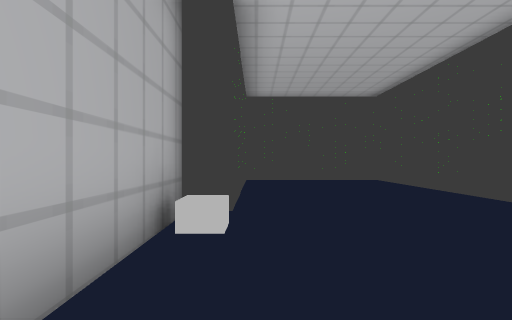
view 1 (above)

22 first-person views from a walk through a scene from a Unity 3-D project. The camera is 1.5 m above the floor, looks level and sees 85° across. The floor is counted in squares, 2 m on a side. Each view is taken from the middle of a square. On the plan, view 1 faces up. The plan holds only what a view shows up to about 10 squares ahead; the rest is blank. The place goes on beyond the plan. The player character is not drawn.

view 2
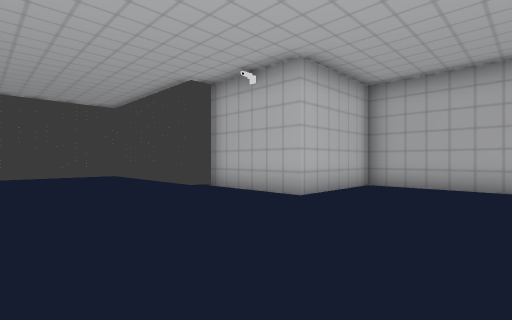

view 3
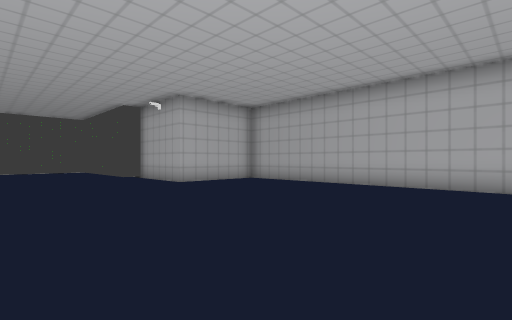

view 4
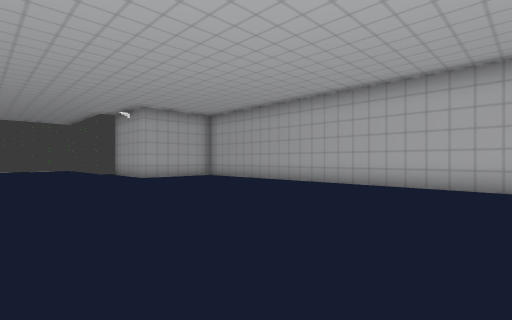

view 5
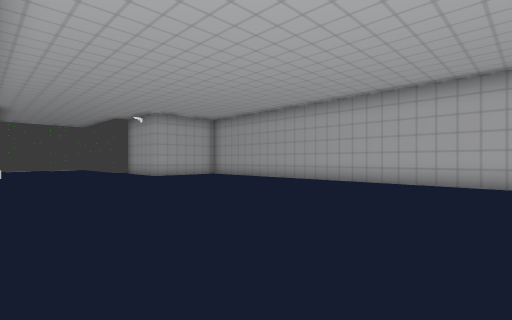

view 6
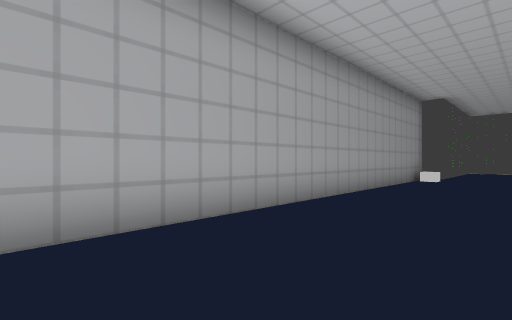

view 7
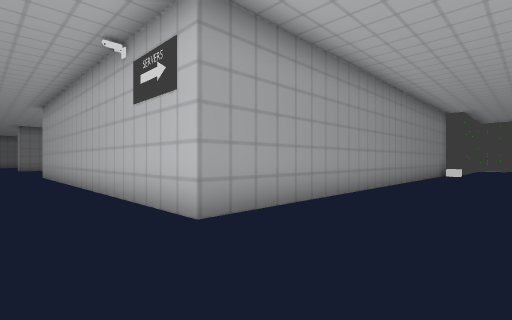

view 8
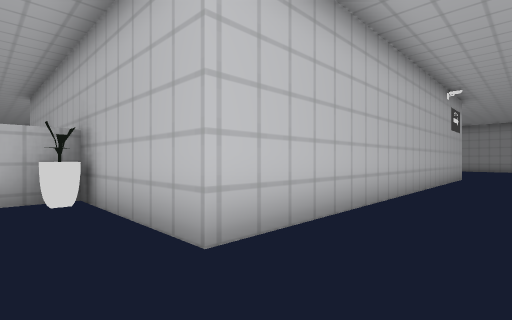

view 9
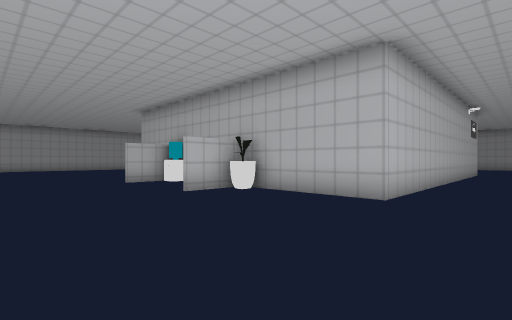

view 10
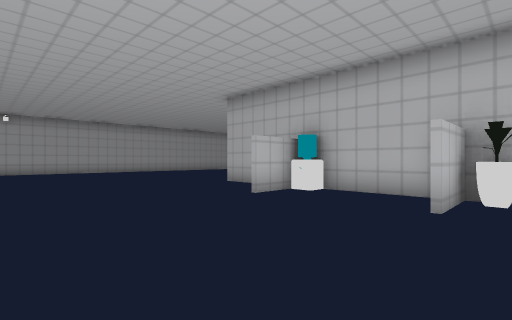

view 11
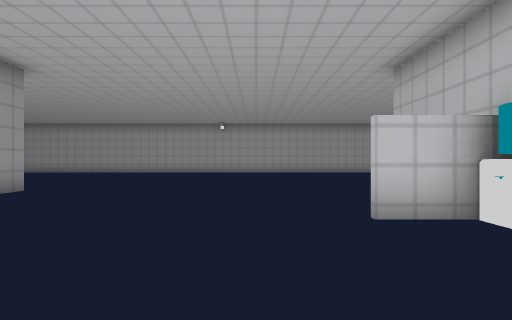

view 12
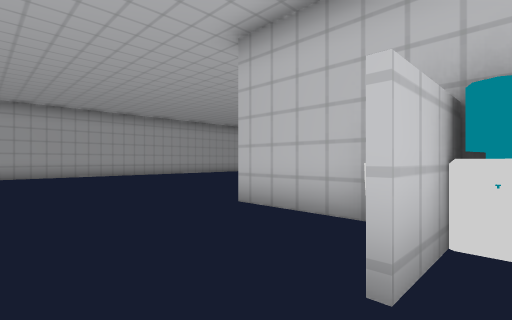

view 13
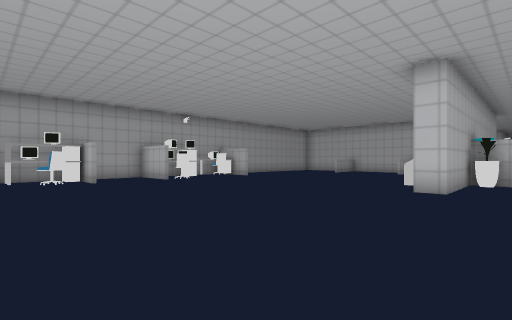

view 14
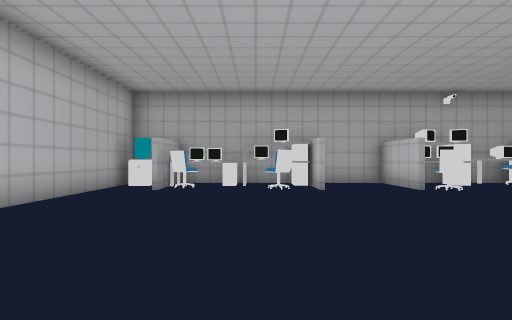

view 15
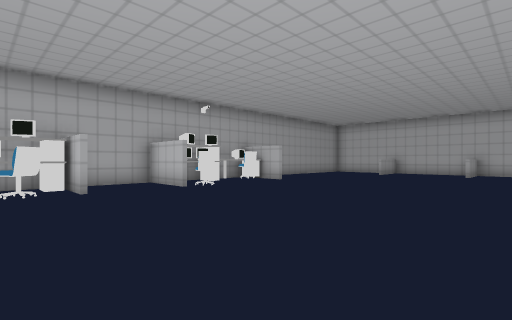

view 16
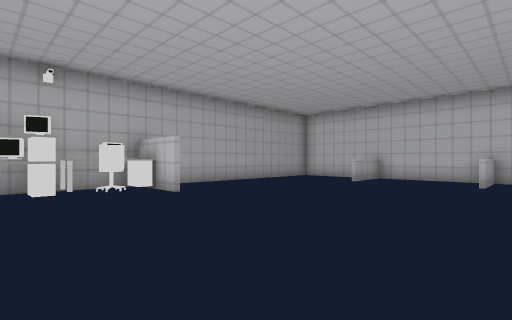

view 17
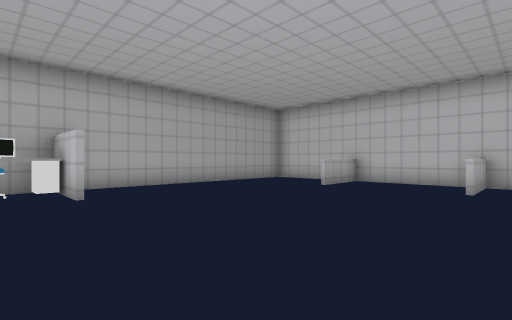

view 18
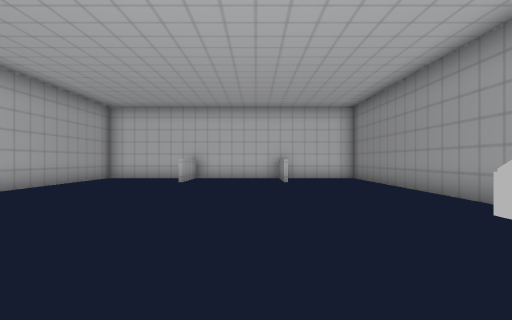

view 19
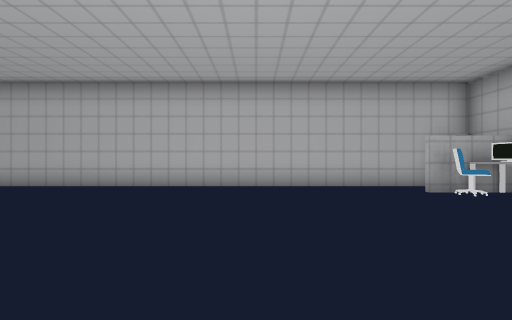

view 20
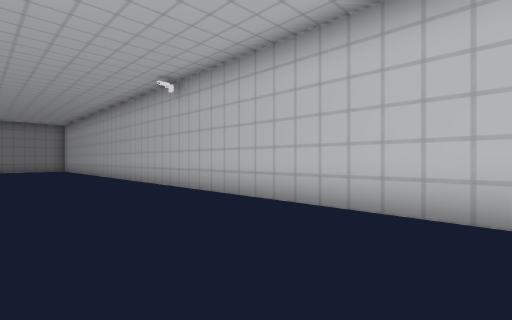

view 21
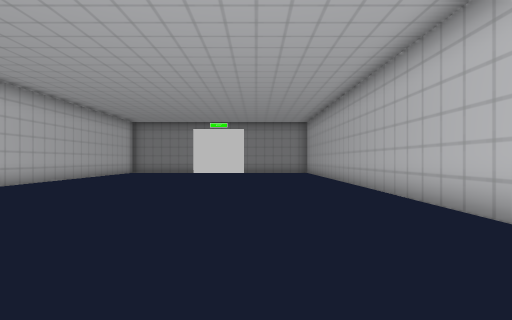

view 22
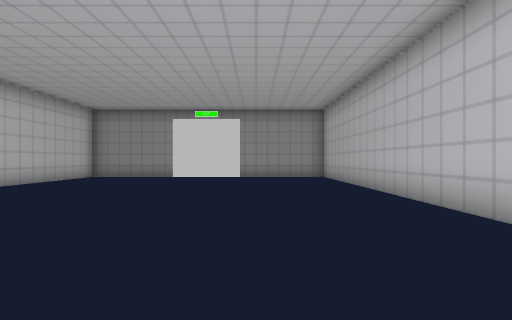

### Floor plan
Points are (right, up) in squares from view 1. A wall is a line through its corners. A room is listed if a view was taken in it or the views show most of it. See-through windows are left out.
Room 1 (views 1, 2, 3, 4, 5, 6, 7)
walls: (-1, 3.8) (-1, -10) (-12.6, -10); (8.2, -11.6) (8.2, 0.5) (4.9, 0.5) (4.9, 3.8)
ways out: opening at (-12.5, -11.5) to room 2
objects: other object (-1, 3); server (-1, 5); server (-1, 7); server (-1, 9); server (-1, 10) to (0, 10); other object (1, 10) to (2, 10); server (3, 10); server (4, 9) to (5, 10); server (5, 5); server (5, 7); server (5, 10) to (5, 11)
Room 2 (views 8, 9, 10, 11, 12, 13, 14, 15, 16, 17, 18, 19, 20, 21, 22)
walls: (-13.6, -2.4) (-12.6, -2.4); (-12.6, -2.5) (-14.5, -2.5); (-12, -2.2) (-12, -8); (-21.6, 0.9) (-21.6, 0.1); (-12.6, -6.1) (-14.5, -6.1); (-26, 0.8) (-23.8, 0.8); (-12.6, -10) (-12.6, 0.8) (-12, 0.8); (-4, 2.9) (-1.9, 2.9) (-1.9, 4.8); (-9.6, -9.5) (-5.2, -9.5); (-9.1, -9.4) (-9.1, -7.4); (-2.9, 5.4) (-2.4, 5.4); (-30, 0.8) (-27.8, 0.8); (-1.9, -1.3) (-1.9, 1.8); (-5.5, -9.5) (-5.5, -7.4); (-1.9, 5.8) (-1.9, 9.5) (-2.9, 9.5); (-1.9, -8) (-1.9, -1.9); (-1.9, 11) (-30, 11)
ways out: opening at (-12.5, -11.5) to room 1
objects: plant (-13, -7); other object (-13, -3); computer (-12, -1); chair (-4, 0); chair (-4, 2); chair (-4, 6); chair (-4, 9); desk (-3, -1); monitor (-3, 0); monitor (-3, 1); other object (-3, 2); desk (-3, 6); monitor (-3, 8); monitor (-3, 9); other object (-3, 10)

Where each view was taken, in squares from view 1:
view 1: 0 up, 0 right, facing up
view 2: 3 down, 0 right, facing up-right
view 3: 8 down, 0 right, facing up-right
view 4: 11 down, 0 right, facing up-right
view 5: 12 down, 1 left, facing up-right
view 6: 8 down, 2 right, facing up-left
view 7: 12 down, 2 right, facing up-left
view 8: 12 down, 14 left, facing up-right
view 9: 12 down, 18 left, facing up-right
view 10: 7 down, 19 left, facing up-right
view 11: 6 down, 16 left, facing up
view 12: 3 down, 16 left, facing up-right
view 13: 8 up, 14 left, facing down-right
view 14: 7 up, 11 left, facing right
view 15: 7 up, 11 left, facing down-right
view 16: 2 up, 10 left, facing down-right
view 17: 0 up, 10 left, facing down-right
view 18: 2 up, 8 left, facing down
view 19: 3 up, 8 left, facing up
view 20: 7 up, 11 left, facing up-left
view 21: 8 up, 16 left, facing left
view 22: 8 up, 20 left, facing left
